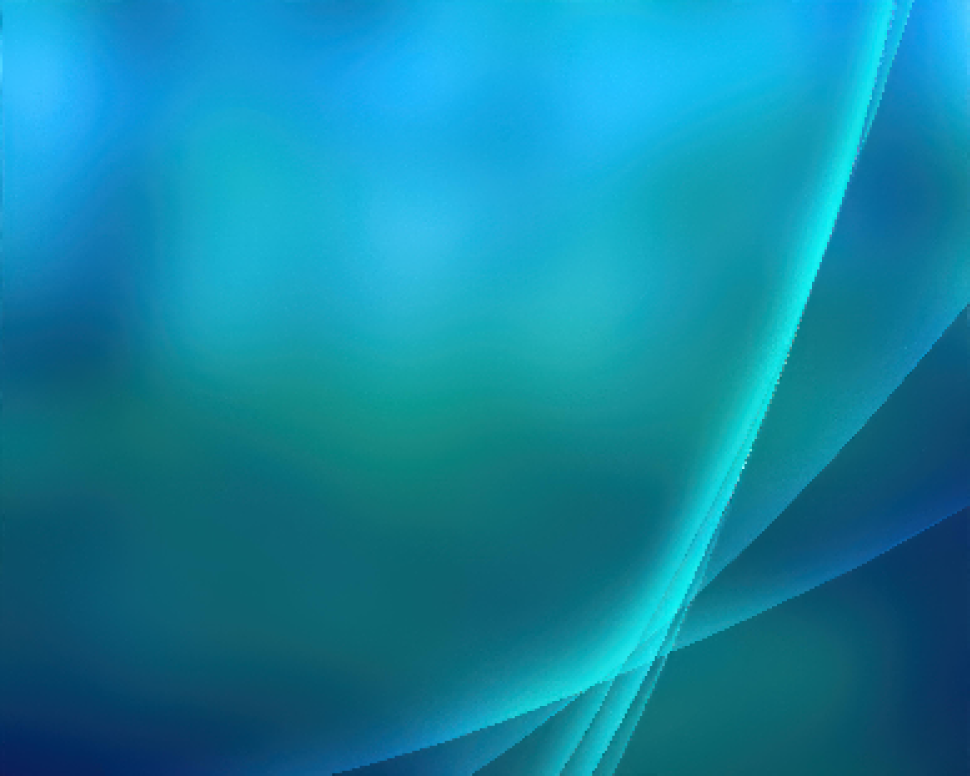
#> input picture wallpaper.png, 3878 x 3103 px (shown at 1/4 size)
$ python make_wallpaper.py
#> lines starting #> are read from the running program, lines starting #| are printed output that depends on the picture
#!/usr/bin/env python3
"""Convert wallpaper.png into a compact RLE C header for PAPEROS.

Uses Pillow (already installed). No network access. The generated palette
exactly matches init_palette() in kernel.c.
"""
import os
from PIL import Image

ROOT = os.path.dirname(os.path.abspath(__file__))
SRC = os.path.join(ROOT, "wallpaper.png")
DST = os.path.join(ROOT, "wallpaper.h")

WIDTH = 1024
HEIGHT = 752          # largest supported desktop area (1024x768 minus taskbar)


def palette_bytes():
    base = [
        (0, 0, 0), (0, 0, 42), (0, 42, 0), (0, 42, 42),
        (42, 0, 0), (42, 0, 42), (42, 21, 0), (42, 42, 42),
        (21, 21, 21), (21, 21, 63), (21, 63, 21), (21, 63, 63),
        (63, 21, 21), (63, 21, 63), (63, 63, 0), (63, 63, 63),
    ]
    pal = []
    for r, g, b in base:
        pal.extend((r, g, b))
    for r in range(6):
        for g in range(6):
            for b in range(6):
                pal.extend((r * 12, g * 12, b * 12))
    for i in range(24):
        v = i * 2 + 15
        pal.extend((v, v, v))
    return bytes(pal)


def rle(data):
    out = bytearray()
    i = 0
    while i < len(data):
        count = 1
        while i + count < len(data) and data[i + count] == data[i] and count < 255:
            count += 1
        out.append(count)
        out.append(data[i])
        i += count
    return bytes(out)


def main():
    if not os.path.exists(SRC):
        raise SystemExit("missing wallpaper.png")
    src = Image.open(SRC).convert("RGB")
    img = src.resize((WIDTH, 768), Image.Resampling.LANCZOS).crop((0, 0, WIDTH, HEIGHT))
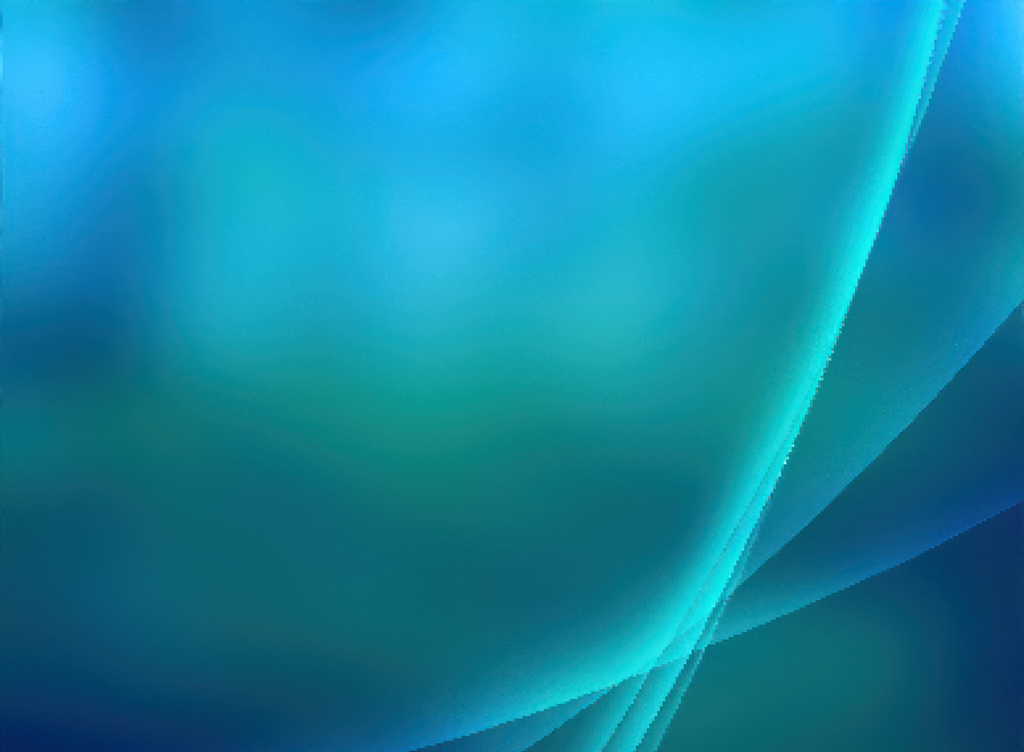
#> img: PIL image 1024x752 RGB; mean R, G, B 17.3, 133.9, 163.6

    pal_img = Image.new("P", (1, 1))
    pal_img.putpalette(palette_bytes())
    q = img.quantize(palette=pal_img, dither=Image.Dither.FLOYDSTEINBERG)
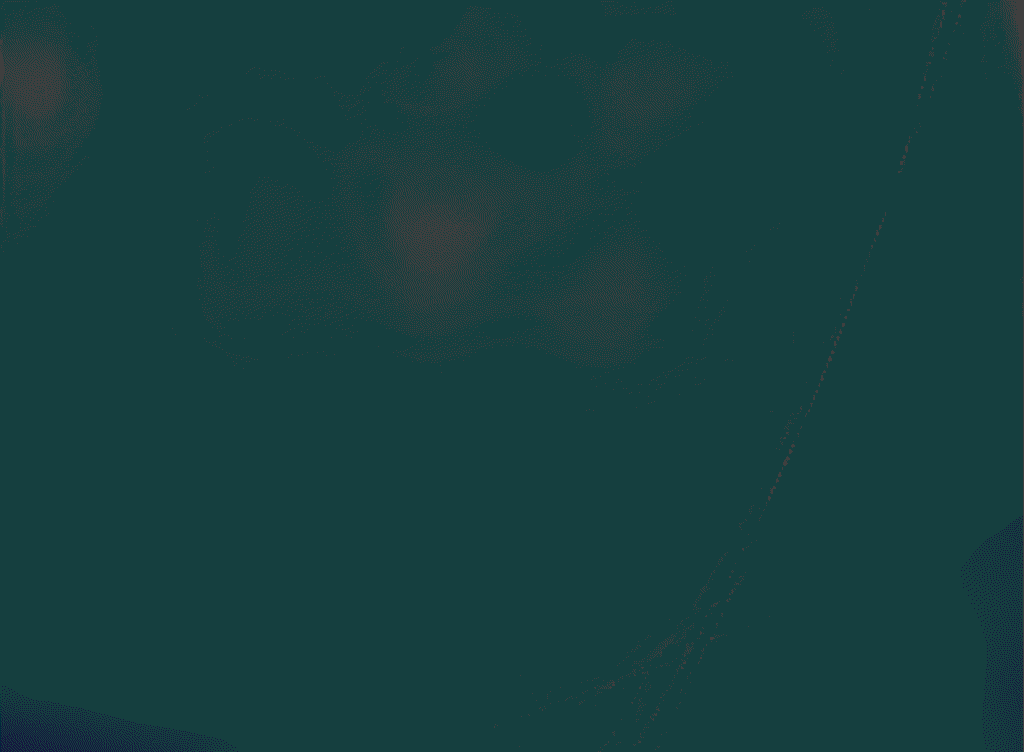
#> q: PIL image 1024x752 P; mean R, G, B 22.7, 62.7, 63
    raw = bytes(q.getdata())
    enc = rle(raw)

    with open(DST, "w") as f:
        f.write("#ifndef PAPEROS_WALLPAPER_H\n#define PAPEROS_WALLPAPER_H\n\n")
        f.write("/* Generated by make_wallpaper.py from wallpaper.png. Do not edit. */\n")
        f.write(f"#define WALL_W {WIDTH}\n#define WALL_H {HEIGHT}\n")
        f.write(f"#define WALL_RLE_LEN {len(enc)}\n\n")
        f.write("static const u8 wall_rle[WALL_RLE_LEN] = {\n")
        for i in range(0, len(enc), 16):
            chunk = ", ".join(str(b) for b in enc[i:i + 16])
            f.write("    " + chunk + ",\n")
#> this loop made 8001 passes
#> i on passes 2 to 4: 16, 32, 48
        f.write("};\n\n#endif\n")

    print(f"wallpaper: {WIDTH}x{HEIGHT}, {len(raw)} bytes raw, {len(enc)} bytes RLE")
#| wallpaper: 1024x752, 770048 bytes raw, 128016 bytes RLE
    print("wrote", DST)


if __name__ == "__main__":
    main()
